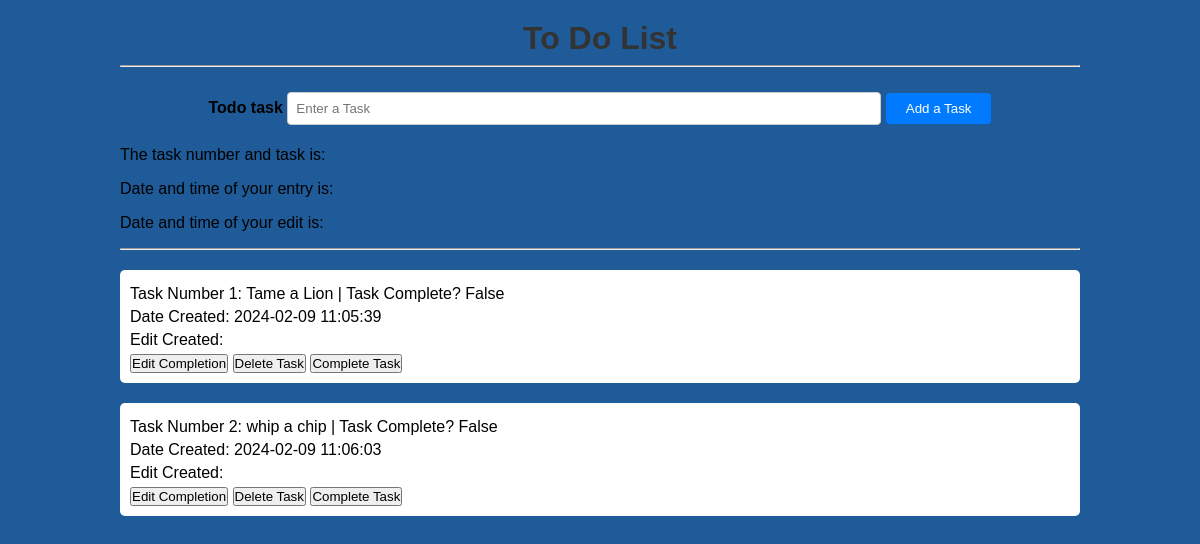
The app's page /, older data.
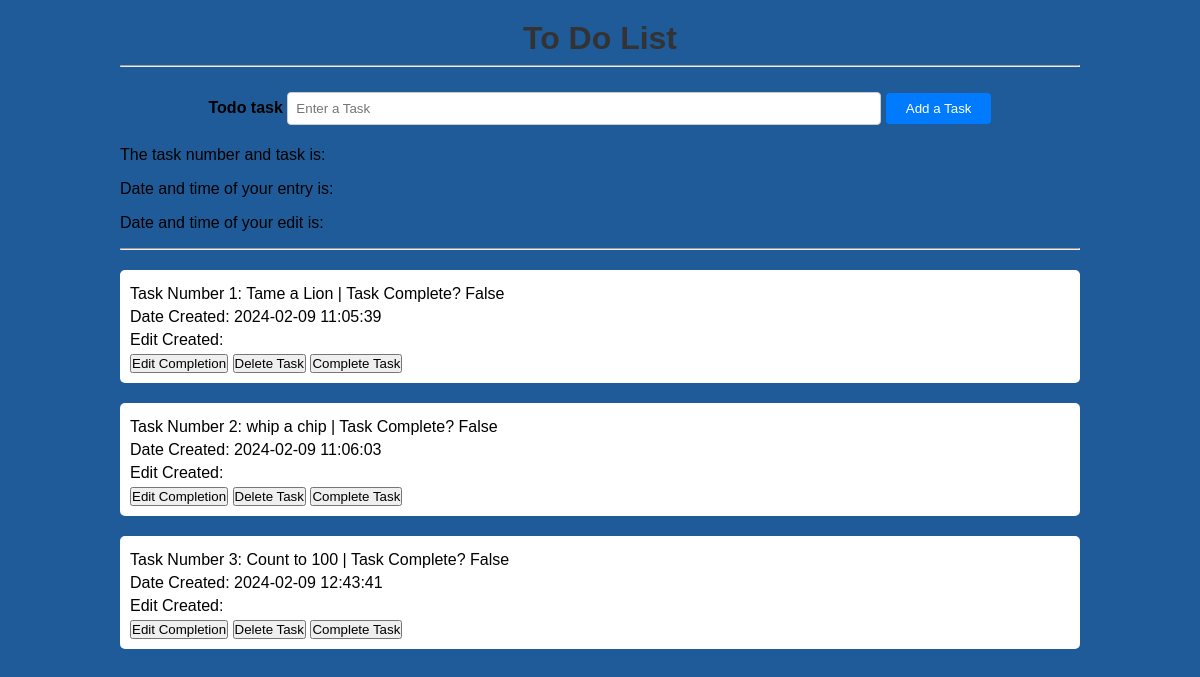
The same page, newer data.
### website/models.py (models this page shows)
class Todo(db.Model):
    id = db.Column(db.Integer, primary_key = True)
    task = db.Column(db.String(300), unique = True)
    complete = db.Column(db.Boolean, default = False)
    date_created = db.Column (db.DateTime, server_default=func.now ())

### website/views.py (the view)
@my_view.route("/")
def home():
    todo_list = Todo.query.all()
    message = request.args.get("message", None)
    return render_template("page1.html", todo_list = todo_list, message = message)

### website/templates/page1.html (shortened to what this page needs)
<!DOCTYPE html>
<html lang="en">
<head>
    <link rel="stylesheet" type="text/css" href="{{ url_for('static',filename='style.css') }}">
</head>
<body>
    <div class="container">
        <h1>To Do List</h1>
        <hr>
        <form action="/add" method="post">
            <div>
                <label>Todo task</label>
                <input type="text" name="task" placeholder="Enter a Task">
                <button type="submit">Add a Task</button>
            </div>
        </form>
        <P>The task number and task is:</P>
        <p>Date and time of your entry is: {{ datetime }}</p>
        <p>Date and time of your edit is: {{ datetime }}</p>
        <hr>
        {% for todo in todo_list %}
        <div class="task" id="task{{ todo.id }}">
            <p>Task Number {{ todo.id }}: {{ todo.task }} | Task Complete? <span id="complete{{ todo.id }}">{{ todo.complete }}</span></p>
            <p>Date Created: {{ todo.date_created }}</p>
            <p>Edit Created: {{ todo.Edit_created }}</p>
            <button onclick="toggleCompletion({{ todo.id }})">Edit Completion</button>
            <button onclick="deleteTask({{ todo.id }})">Delete Task</button>
            <button onclick="completeTask({{ todo.id }})">Complete Task</button>
        </div>
        {% endfor %}
    </div>
</body>
</html>

### website/static/style.css (style rules this page uses)
body, h1, form, label, input, button { margin: 0; padding: 0; }
body { background-color: #1f5b98; font-family: Arial, sans-serif; }
.container { width: 80%; margin: 0 auto; }
h1 { text-align: center; margin-top: 20px; color: #333; }
form { text-align: center; margin-top: 20px; }
label { font-weight: bold; }
input[type="text"] { width: 60%; padding: 8px; margin: 5px 0; border: 1px solid #ccc; border-radius: 4px; }
button[type="submit"] { padding: 8px 20px; background-color: #007bff; color: #fff; border: none; border-radius: 4px; cursor: pointer; }
.task { margin-top: 20px; background-color: #fff; padding: 10px; border-radius: 5px; }
.task p { margin: 5px 0; }

Row changes from the older to the newer data that the page shows:
added Todo: id "3", task "Count to 100", complete "False", date_created "2024-02-09 12:43:41"
